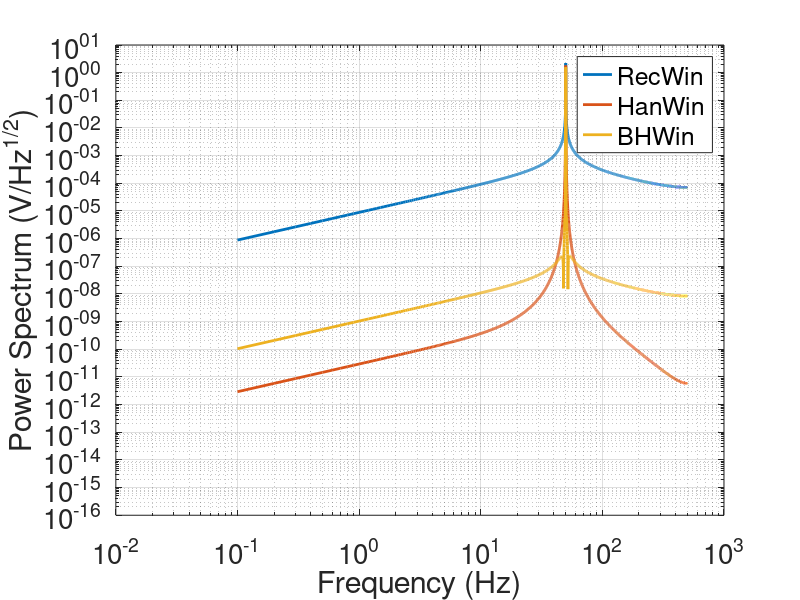
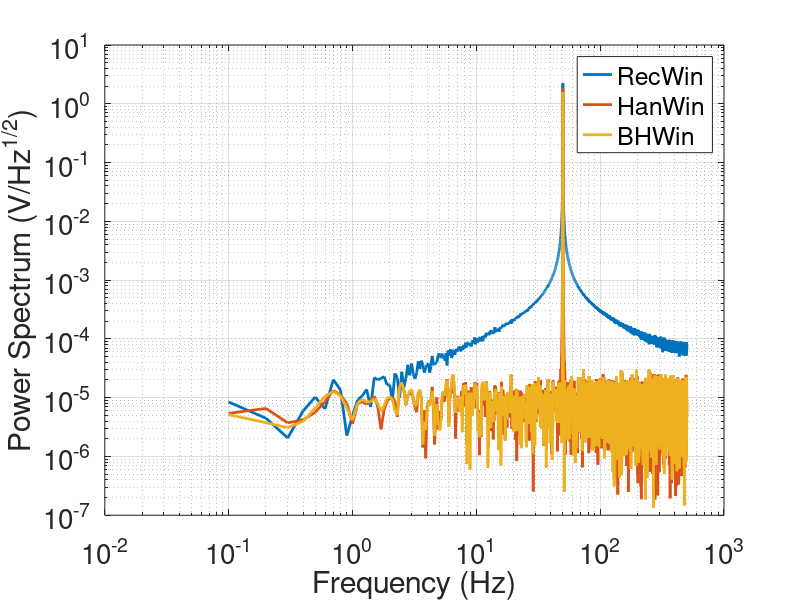

MATLAB code to generate these figures, in order:
% 测试窗函数对功率谱估计的影响

%%
set(groot,'DefaultLineLineWidth',2)
set(groot,'DefaultAxesFontSize',20)
set(groot,'DefaultFigureColor','w')

clear;clc
close all

%% 单频信号加窗测试
fs = 1000;
T = 10;
t = (0:1/fs:T)';

fsig = 50;
sig = sin(2*pi*fsig*t);

nfft = length(sig);
win_rect = rectwin(nfft);
win_hann = hanning(nfft);
win_bh = blackmanharris(nfft);

figure('Name','SignalPSD')
[px_rect,f] = periodogram(sig,win_rect,'oneside',nfft,fs);
loglog(f,sqrt(px_rect),'DisplayName','RecWin')
hold on
grid on
[px_hann,f] = periodogram(sig,win_hann,'oneside',nfft,fs);
loglog(f,sqrt(px_hann),'DisplayName','HanWin')
[px_bh,f] = periodogram(sig,win_bh,'oneside',nfft,fs);
loglog(f,sqrt(px_bh),'DisplayName','BHWin')
legend
xlabel('Frequency (Hz)')
ylabel('Power Spectrum (V/Hz^{1/2})')

%% 频谱泄漏对功率谱估计的影响
PSD = 1e-5;
xn = randn(size(sig))*PSD*sqrt(fs/2);
new_sig = sig+xn;

figure('Name','NoisePSD')
[px_rect,f] = periodogram(new_sig,win_rect,'oneside',nfft,fs);
loglog(f,sqrt(px_rect),'DisplayName','RecWin')
hold on
grid on
[px_hann,f] = periodogram(new_sig,win_hann,'oneside',nfft,fs);
loglog(f,sqrt(px_hann),'DisplayName','HanWin')
[px_bh,f] = periodogram(new_sig,win_bh,'oneside',nfft,fs);
loglog(f,sqrt(px_bh),'DisplayName','BHWin')
legend
xlabel('Frequency (Hz)')
ylabel('Power Spectrum (V/Hz^{1/2})')
